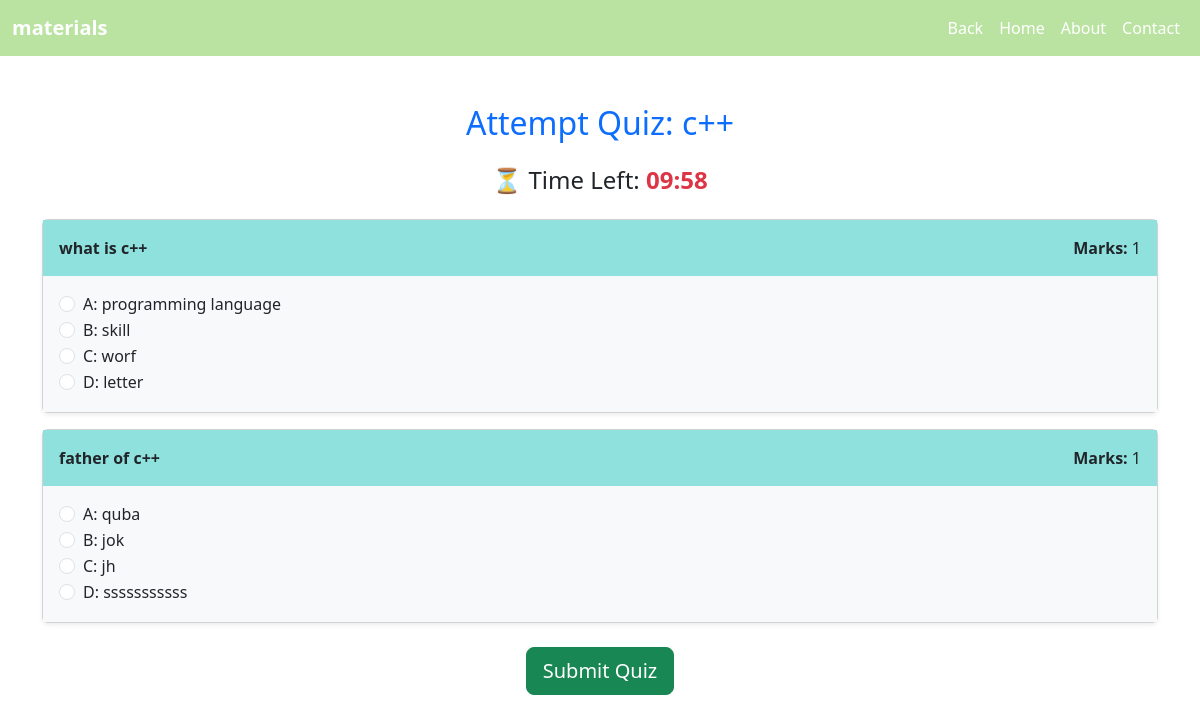
/quiz/11/attempt/ (signed in), run on the app's committed database.
### lms/models.py (models this page shows, shortened)
class Quiz(models.Model):
    course_content = models.ForeignKey('CourseContent', on_delete=models.CASCADE, related_name='quizzes',null=True, blank=True)
    title = models.CharField(max_length=255)
    description = models.TextField()
    marks = models.IntegerField(default=1)  # Ensure this field exists in your model
    time_limit = models.IntegerField(default=10)

class Question(models.Model):
    question_text = models.TextField()
    marks = models.IntegerField(default=1)
    correct_option = models.CharField(max_length=1, choices=[('A', 'A'), ('B', 'B'), ('C', 'C'), ('D', 'D')], default="A")
    quiz = models.ForeignKey(Quiz, on_delete=models.CASCADE, related_name='questions')

class Option(models.Model):
    question = models.ForeignKey('Question', on_delete=models.CASCADE)
    option_a = models.CharField(max_length=255, default="Default Option")
    option_b = models.CharField(max_length=255, default="Default Option")
    option_c = models.CharField(max_length=255, default="Default Option")
    option_d = models.CharField(max_length=255, default="Default Option")
    correct_option = models.CharField(max_length=1, choices=[('A', 'A'), ('B', 'B'), ('C', 'C'), ('D', 'D')], default="A")

### lms/views.py (the view, shortened to what this page needs)
# urls.py: path('quiz/<int:quiz_id>/attempt/', attempt_quiz, name='attempt_quiz'),
@login_required
def attempt_quiz(request, quiz_id):
    quiz = get_object_or_404(Quiz, id=quiz_id)
    questions = quiz.questions.all()
    for question in questions:
        question.options = question.option_set.all()
    return render(request, 'attempt_quiz.html', {'quiz': quiz, 'questions': questions})

### lms/templates/attempt_quiz.html (shortened to what this page needs)
<!DOCTYPE html>
<html lang="en">
<head>
    <link href="https://cdn.jsdelivr.net/npm/bootstrap@5.3.0-alpha1/dist/css/bootstrap.min.css" rel="stylesheet">
</head>
<body>
    <body>
  <nav class="navbar navbar-expand-lg" style="background-color: hwb(97 63% 11%);">
    <div class="container-fluid">
      <a class="navbar-brand text-white" href="#" style="font-weight: bold;">materials</a>
      <div class="collapse navbar-collapse" id="navbarNav">
        <ul class="navbar-nav ms-auto">
          <li class="nav-item">
            <a class="nav-link text-white active" aria-current="page" href="{% url 'quiz_list'%}" style="font-size: 16px;">Back </a>
          </li>
          <li class="nav-item">
            <a class="nav-link text-white active" aria-current="page" href="{% url 'teacher_dashboard'%}" style="font-size: 16px;">Home </a>
          </li>
          <li class="nav-item">
            <a class="nav-link text-white" href="#" style="font-size: 16px;">About</a>
          </li>
          <li class="nav-item">
            <a class="nav-link text-white" href="#" style="font-size: 16px;">Contact          </a>
          </li>
        </ul>
      </div>
    </div>
  </nav>
    <div class="container mt-5">
        <h2 class="text-center text-primary mb-4">Attempt Quiz: {{ quiz.title }}</h2>
<div class="text-center mb-4">
  <h4>
      ⏳ Time Left:
      <span id="timer" class="text-danger fw-bold"></span>
  </h4>
</div>
        <form id="quizForm" method="POST">
            {% for question in questions %}
                <div class="card mb-3 shadow-sm">
                    <div class="card-body" style="background-color: #8fe1de;">
                        <div class="d-flex justify-content-between">
                            <span><strong>{{ question.question_text }}</strong></span>
                            <span class="text-dark"><strong>Marks:</strong> {{ question.marks }}</span>
                        </div>
                    </div>
                    <div class="card-body bg-light">
                        {% with question.options.first as option %}
                            <div class="form-check">
                                <input type="radio" name="question_{{ question.id }}" value="A" id="q{{ question.id }}a" class="form-check-input" required>
                                <label for="q{{ question.id }}a" class="form-check-label">A: {{ option.option_a }}</label>
                            </div>
                            <div class="form-check">
                                <input type="radio" name="question_{{ question.id }}" value="B" id="q{{ question.id }}b" class="form-check-input">
                                <label for="q{{ question.id }}b" class="form-check-label">B: {{ option.option_b }}</label>
                            </div>
                            <div class="form-check">
                                <input type="radio" name="question_{{ question.id }}" value="C" id="q{{ question.id }}c" class="form-check-input">
                                <label for="q{{ question.id }}c" class="form-check-label">C: {{ option.option_c }}</label>
                            </div>
                            <div class="form-check">
                                <input type="radio" name="question_{{ question.id }}" value="D" id="q{{ question.id }}d" class="form-check-input">
                                <label for="q{{ question.id }}d" class="form-check-label">D: {{ option.option_d }}</label>
                            </div>
                        {% endwith %}
                    </div>
                </div>
            {% endfor %}
            <div class="text-center mt-4">
                <button type="submit" class="btn btn-success btn-lg">Submit Quiz</button>
            </div>
        </form>
    </div>
</body>
</html>

### data on the page
Quiz: title "c++"
Question: question_text "what is c++", marks "1", options.first.option_a "programming language", options.first.option_b "skill", options.first.option_c "worf", options.first.option_d "letter"
Question: question_text "father of c++", marks "1", options.first.option_a "quba", options.first.option_b "jok", options.first.option_c "jh", options.first.option_d "sssssssssss"
